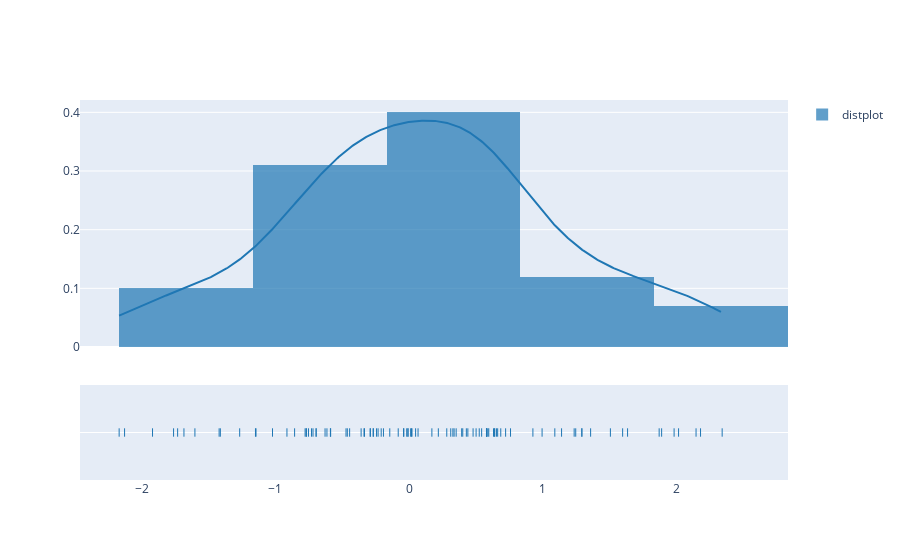

Notebook code cell kept with this figure:
### Code cell
#another approach of using distplot
import numpy as np
import plotly.figure_factory as ff
hist_data = [np.random.randn(100)]
labels = ['distplot']
figure = ff.create_distplot(hist_data, labels)
figure.show()

### Figure 1 — Plotly figure (JSON) as saved in the notebook; plotly's stock layout.template omitted (floating-point values rounded to 4 significant figures; data arrays with more than 128 entries replaced by an {"elided": "..."} marker saying what was removed)
{"data": [{"autobinx": false, "histnorm": "probability density", "legendgroup": "distplot", "marker": {"color": "rgb(31, 119, 180)"}, "name": "distplot", "opacity": 0.7, "type": "histogram", "x": [-0.2084, 0.5958, 0.9943, 0.6377, 0.5245, 0.6404, -0.3332, -0.008315, 0.6314, -0.04098, -0.5882, 0.2818, 1.246, 0.02178, -0.7693, -0.8558, -2.127, 2.341, -0.01764, -0.752, -0.3369, 0.6532, 1.14, -0.6945, 1.888, 1.291, 0.2187, -0.7771, -2.167, -0.4443, -0.7182, 0.3115, -0.2668, 0.06709, -0.7673, -0.007863, 0.4282, -0.7293, 0.4012, -1.148, -0.2893, 0.04881, -0.1442, -0.5862, 0.4394, -1.021, -0.1915, 0.5788, 0.352, 2.179, -1.683, 0.5886, 0.7216, 0.01164, 0.5426, -0.628, 1.633, -0.2317, 0.5807, -0.6951, -1.144, 1.234, -0.08108, -0.3585, 0.7585, -0.2684, 0.3366, 1.357, -1.761, 0.5011, -0.2909, 0.5786, 0.6623, 0.9257, 0.3931, 0.4785, -1.601, -0.2431, -1.411, -0.9129, -0.4713, 2.145, 0.1705, 0.01825, 1.981, -0.4616, 0.6854, 1.87, 0.3275, 1.596, -1.918, -0.03943, 1.292, -1.73, -1.42, 1.505, 1.09, -1.266, -0.614, 2.015], "xaxis": "x", "xbins": {"end": 2.341, "size": 1, "start": -2.167}, "yaxis": "y"}, {"legendgroup": "distplot", "marker": {"color": "rgb(31, 119, 180)"}, "mode": "lines", "name": "distplot", "showlegend": false, "type": "scatter", "x": {"elided": "500 float values"}, "xaxis": "x", "y": {"elided": "500 float values"}, "yaxis": "y"}, {"legendgroup": "distplot", "marker": {"color": "rgb(31, 119, 180)", "symbol": "line-ns-open"}, "mode": "markers", "name": "distplot", "showlegend": false, "type": "scatter", "x": [-0.2084, 0.5958, 0.9943, 0.6377, 0.5245, 0.6404, -0.3332, -0.008315, 0.6314, -0.04098, -0.5882, 0.2818, 1.246, 0.02178, -0.7693, -0.8558, -2.127, 2.341, -0.01764, -0.752, -0.3369, 0.6532, 1.14, -0.6945, 1.888, 1.291, 0.2187, -0.7771, -2.167, -0.4443, -0.7182, 0.3115, -0.2668, 0.06709, -0.7673, -0.007863, 0.4282, -0.7293, 0.4012, -1.148, -0.2893, 0.04881, -0.1442, -0.5862, 0.4394, -1.021, -0.1915, 0.5788, 0.352, 2.179, -1.683, 0.5886, 0.7216, 0.01164, 0.5426, -0.628, 1.633, -0.2317, 0.5807, -0.6951, -1.144, 1.234, -0.08108, -0.3585, 0.7585, -0.2684, 0.3366, 1.357, -1.761, 0.5011, -0.2909, 0.5786, 0.6623, 0.9257, 0.3931, 0.4785, -1.601, -0.2431, -1.411, -0.9129, -0.4713, 2.145, 0.1705, 0.01825, 1.981, -0.4616, 0.6854, 1.87, 0.3275, 1.596, -1.918, -0.03943, 1.292, -1.73, -1.42, 1.505, 1.09, -1.266, -0.614, 2.015], "xaxis": "x", "y": ["distplot", "distplot", "distplot", "distplot", "distplot", "distplot", "distplot", "distplot", "distplot", "distplot", "distplot", "distplot", "distplot", "distplot", "distplot", "distplot", "distplot", "distplot", "distplot", "distplot", "distplot", "distplot", "distplot", "distplot", "distplot", "distplot", "distplot", "distplot", "distplot", "distplot", "distplot", "distplot", "distplot", "distplot", "distplot", "distplot", "distplot", "distplot", "distplot", "distplot", "distplot", "distplot", "distplot", "distplot", "distplot", "distplot", "distplot", "distplot", "distplot", "distplot", "distplot", "distplot", "distplot", "distplot", "distplot", "distplot", "distplot", "distplot", "distplot", "distplot", "distplot", "distplot", "distplot", "distplot", "distplot", "distplot", "distplot", "distplot", "distplot", "distplot", "distplot", "distplot", "distplot", "distplot", "distplot", "distplot", "distplot", "distplot", "distplot", "distplot", "distplot", "distplot", "distplot", "distplot", "distplot", "distplot", "distplot", "distplot", "distplot", "distplot", "distplot", "distplot", "distplot", "distplot", "distplot", "distplot", "distplot", "distplot", "distplot", "distplot"], "yaxis": "y2"}], "layout": {"barmode": "overlay", "hovermode": "closest", "legend": {"traceorder": "reversed"}, "xaxis": {"anchor": "y2", "domain": [0, 1], "zeroline": false}, "yaxis": {"anchor": "free", "domain": [0.35, 1], "position": 0}, "yaxis2": {"anchor": "x", "domain": [0, 0.25], "dtick": 1, "showticklabels": false}}}
